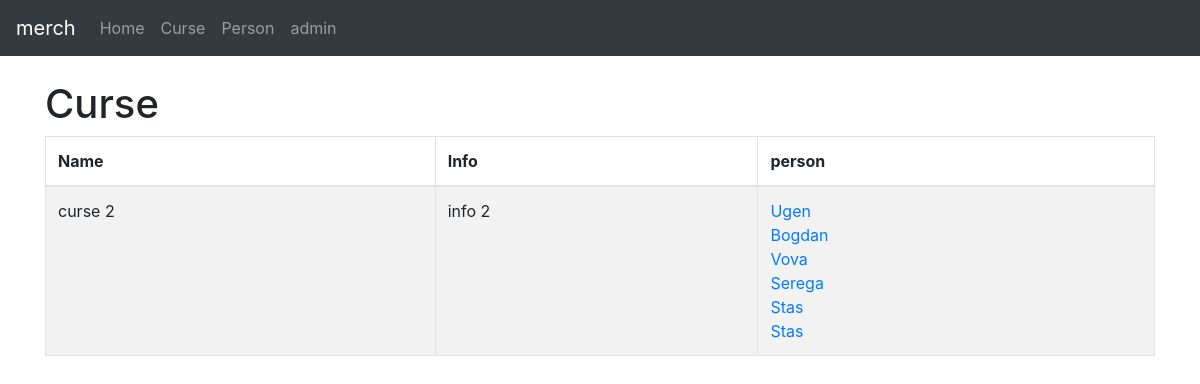
Page /curse/2/ on the earlier database version.
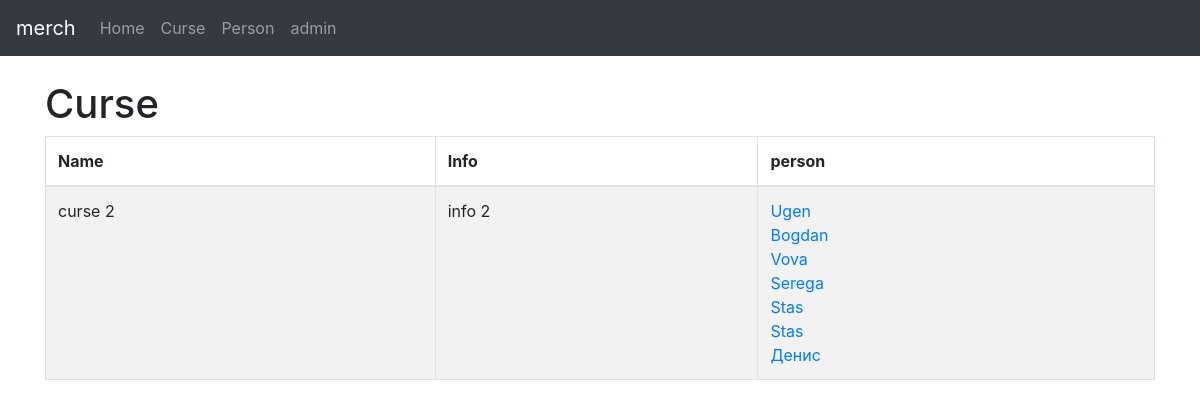
Same page on the later database version.
### person/models.py (models this page shows)
class Person(models.Model):
	name = models.CharField(max_length=255)
	surname = models.CharField(max_length=255)
	date_of_birth = models.DateField()
	email = models.EmailField()
	phone = models.CharField(max_length=255, blank=True)
	curse = models.ManyToManyField(Curse, blank=True)

### person/views.py (the view)
# urls.py: url(r'^curse/(?P<pk>\d+)/$', CurseDetailView.as_view()),
class CurseDetailView(DetailView):
    model = Curse
    template_name = 'curse/curse.html'
    context_object_name = 'curse'

### templates/curse/curse.html (shortened to what this page needs)
{%extends "baselist.html" %}
{% block nameList %}Curse{%endblock %}
{% block list %}
<thead>
  <tr>
    <th> Name </th>
    <th> Info</th>
    <th> person</th>
  </tr>
</thead>
<tbody>
  <tr>
    <td>{{ curse.name }} </td>
    <td>{{ curse.info }}</td>
    <td>
      {%for person in curse.person_set.all %}
      <a href="/person/{{person.id}}/">{{ person.name }}<br> </a>
      {%endfor%}
    </td>
  </tr>
</tbody>
{% endblock list %}

Differences in the rows shown:
added Person: name "Денис"
